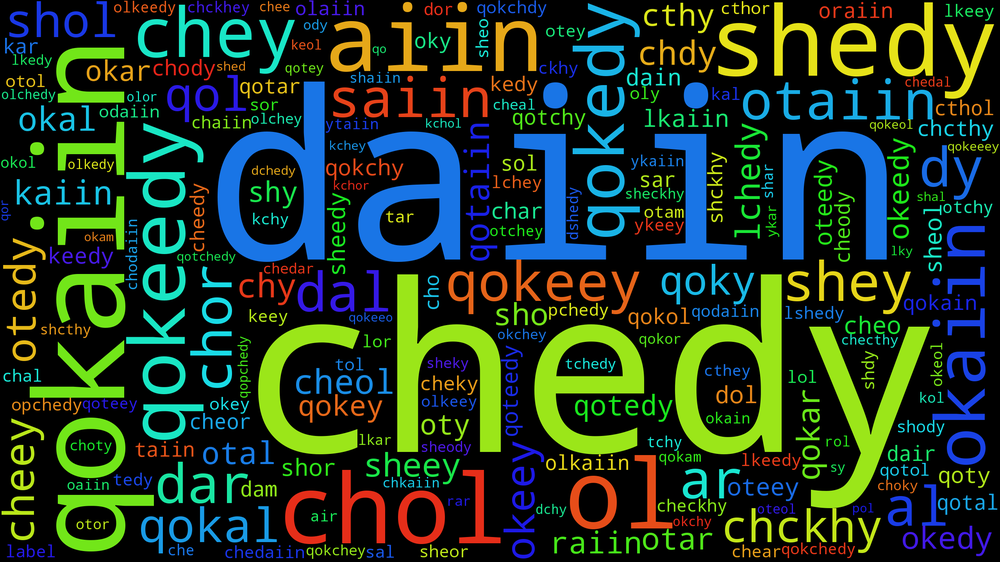
#> input picture corpus/voynich.txt.png, 1000 x 562 px, shrunk from 2560 x 1440 before the run
$ python edge_overlay.py ../corpus/voynich.txt.png
#> lines starting #> are read from the running program, lines starting #| are printed output that depends on the picture; after the words box and inside, x2 and y2 are one past the last pixel; in counts of white or black regions, pixels touching at a corner belong together
import sys
from os import path
import cv2

d = path.dirname(__file__)
argvs = sys.argv
img = cv2.imread(path.join(d, argvs[1]))
#> img is the input picture: shape (562, 1000, 3); mean B, G, R 33.3, 50.2, 30.4
img_gray = cv2.cvtColor(img, cv2.COLOR_BGR2GRAY)
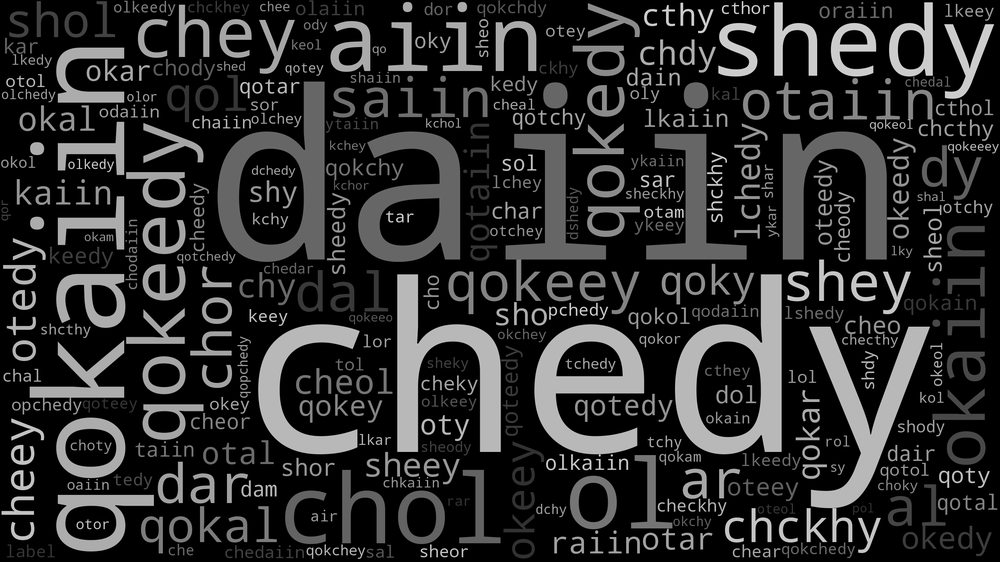
#> img_gray: shape (562, 1000); min 0, max 229, mean 42.3
img_gray_smooth = cv2.GaussianBlur(img_gray, (11, 11), 0)
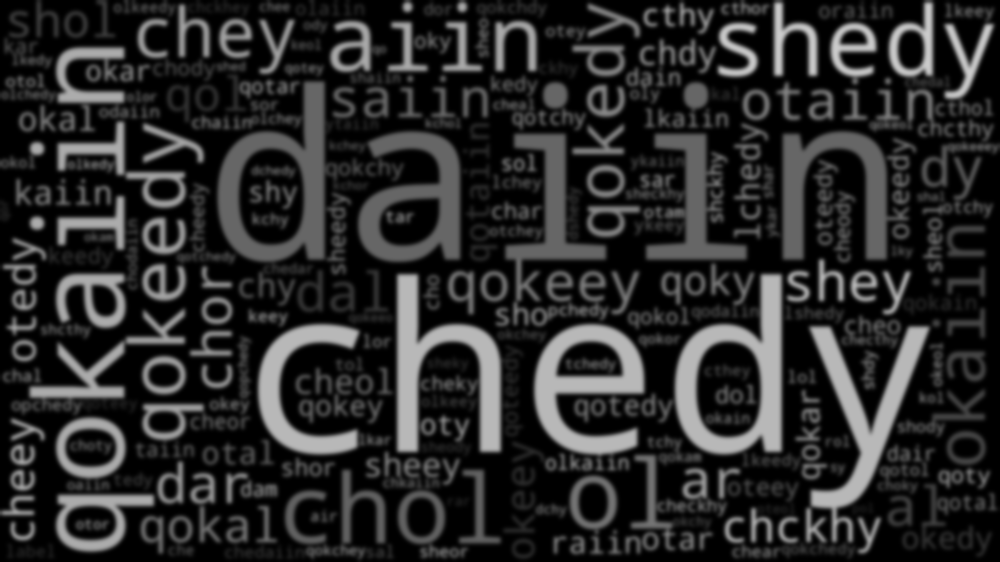
#> img_gray_smooth: shape (562, 1000); min 0, max 204, mean 42.3
ret, th = cv2.threshold(img_gray_smooth, 130, 255, cv2.THRESH_BINARY)
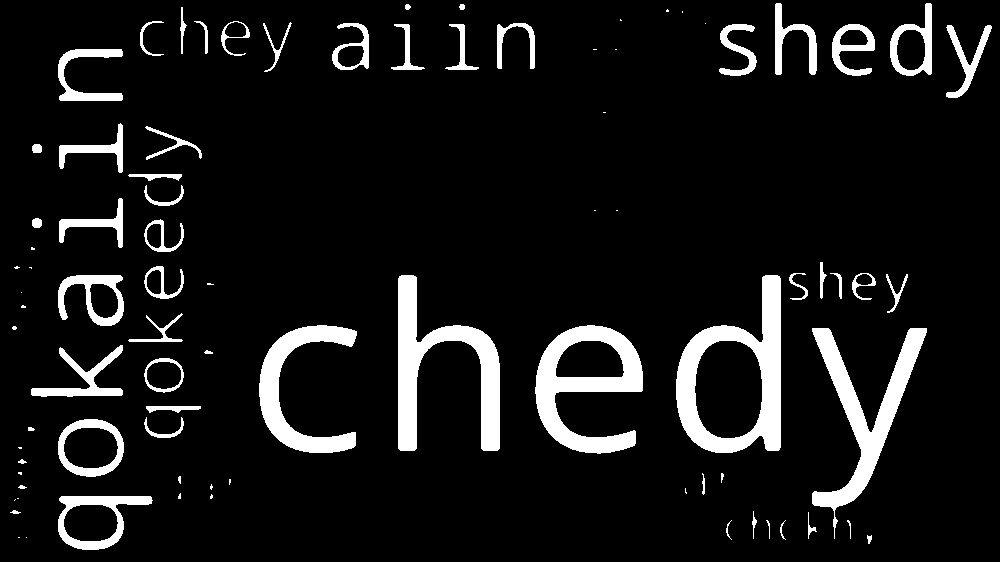
#> th: shape (562, 1000); 9% white; 86 white regions (28 under 20 px)
contours, hierarchy = cv2.findContours(th, cv2.RETR_TREE, cv2.CHAIN_APPROX_SIMPLE)
#> contours = 99 contours, 39 with area under 20; largest, box (x1, y1, x2, y2) and area: (676, 275, 781, 453) 12453, (535, 325, 643, 454) 7788, (398, 275, 500, 451) 6194, (694, 340, 763, 439) 5578, (812, 328, 927, 539) 5471
cv2.drawContours(img, contours, -1, (0, 255, 0), 3)
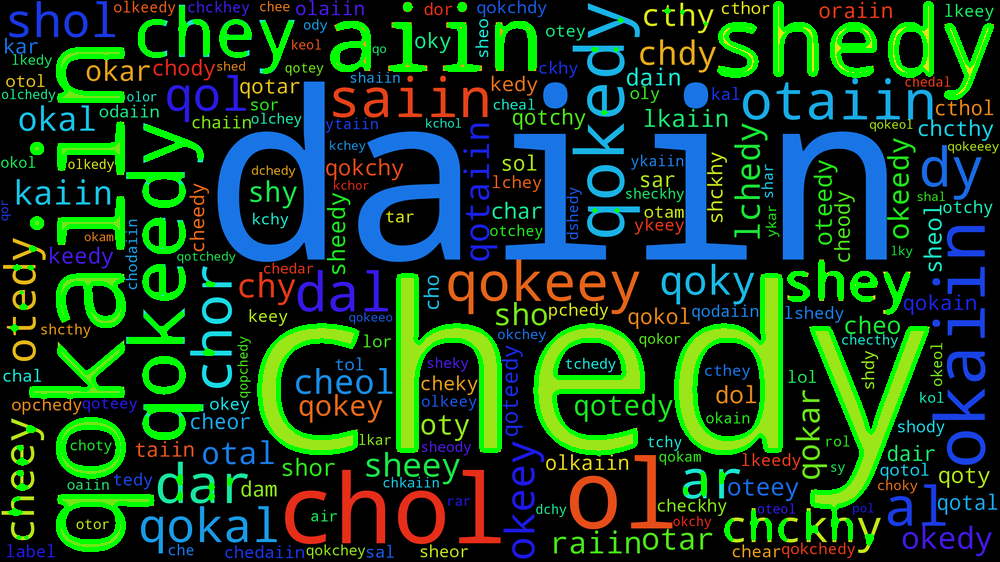
#> img: shape (562, 1000, 3); 8.9% of pixels changed, all inside (x1, y1, x2, y2) = (8, 1, 994, 552)
cv2.imwrite(path.join(d, "edge_"+argvs[1]), img)
